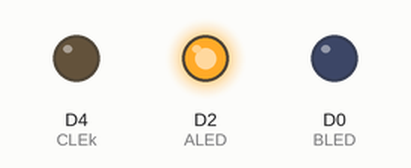
The program below on a simulated ESP8266 (NodeMCU). On the bench: output pins drawn as LEDs (lit = HIGH).

Above: at 0.2 s.
At 0.7 s:
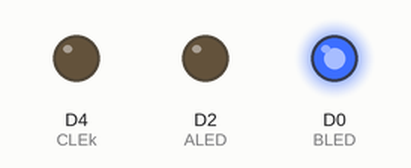
At 2.7 s:
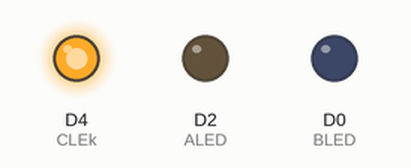
Timing chart, 0 to 3.5 s (numbered marks = the images above):
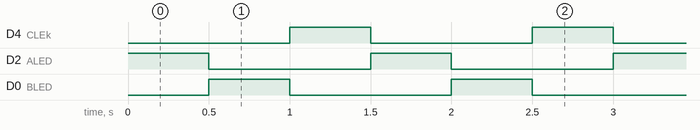

Measured:
- by itself, D4 (CLEk), D2 (ALED), D0 (BLED): alternates HIGH for 0.50 s and LOW for 1.0 s
- by itself, everything shown: repeats every 1.5 s, in 4 steps

The program:

main.cpp
```cpp
/*#include <Arduino.h>

// put function declarations here:
int myFunction(int, int);

void setup() {
  // put your setup code here, to run once:
  int result = myFunction(1, 3);
}

void loop() {
  // put your main code here, to run repeatedly:
}

// put function definitions here:
int myFunction(int x, int y) {
  return x + y;
}*/

#include <Arduino.h>

int ALED = D2;
int BLED = D0;
int CLEk = D4;

void setup() {
  pinMode(ALED, OUTPUT);
  pinMode(BLED, OUTPUT);
  pinMode(CLEk, OUTPUT);
}

void loop() {
  digitalWrite(ALED, HIGH);
  delay(500);
  digitalWrite(ALED, LOW);
  digitalWrite(BLED, HIGH);
  delay(500);
  digitalWrite(BLED, LOW);
  digitalWrite(CLEk, HIGH);
  delay(500);
  digitalWrite(CLEk, LOW);
}
```
